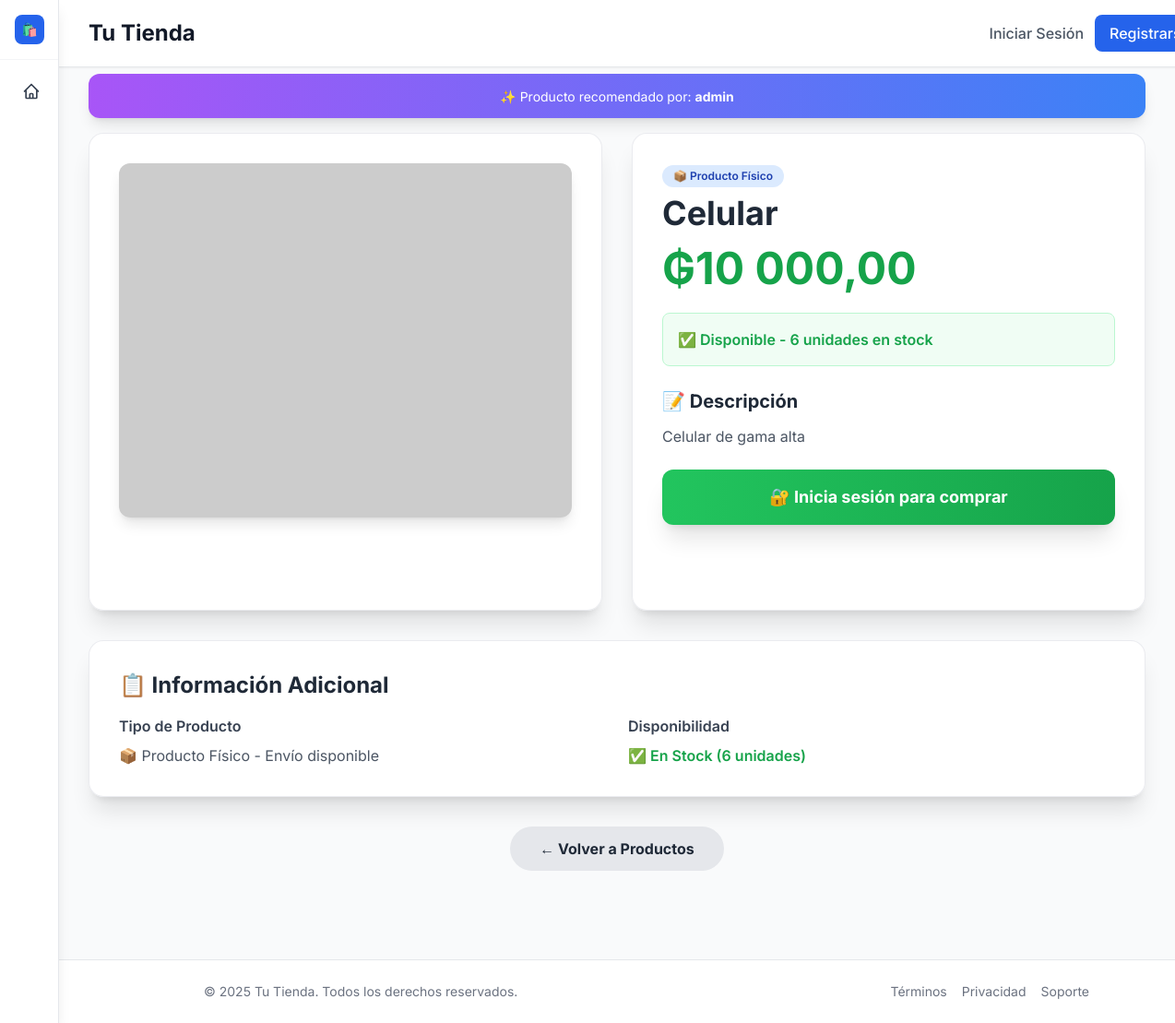
The app's page /productos/detalle/1/?ref=admin with its own data.
### usuarios/models.py (models this page shows, shortened)
class CustomUser(AbstractUser):
    TIPO_USUARIO_CHOICES = (
        ('COMPRADOR', 'Comprador'),
        ('VENDEDOR', 'Vendedor/Afiliado'),
    )
    ORIGEN_REGISTRO_CHOICES = (
        ('DIRECTO', 'Registro directo'),
        ('AFILIADO', 'Vía link de afiliado'),
        ('GOOGLE', 'Google OAuth'),
        ('ADMIN', 'Creado por admin'),
    )
    nombre = models.CharField(max_length=100)
    email = models.EmailField(
        _('correo electrónico'),
        unique=True,
        error_messages={
            'unique': _("Ya existe un usuario con este correo electrónico."),
        }
    )
    tipo_usuario = models.CharField(
        max_length=10,
        choices=TIPO_USUARIO_CHOICES,
        default='COMPRADOR',
        verbose_name='Tipo de Usuario'
    )
    origen_registro = models.CharField(
        max_length=10,
        choices=ORIGEN_REGISTRO_CHOICES,
        default='DIRECTO',
        verbose_name='Origen de Registro'
    )
    referido_por = models.ForeignKey(
        'self',
        on_delete=models.SET_NULL,
        null=True,
        blank=True,
        related_name='usuarios_referidos',
        verbose_name='Referido por'
    )
    fecha_referido = models.DateTimeField(
        null=True,
        blank=True,
        verbose_name='Fecha de Referido',
        help_text='Fecha cuando se registró vía link de afiliado'
    )
    fecha_upgrade_vendedor = models.DateTimeField(
        null=True,
        blank=True,
        verbose_name='Fecha de Upgrade a Vendedor'
    )
    comisiones_ganadas = models.DecimalField(
        max_digits=10,
        decimal_places=2,
        default=0,
        verbose_name='Comisiones Totales Ganadas'
    )
    puede_crear_productos = models.BooleanField(
        default=False,
        verbose_name='Puede Crear Productos'
    )
    tipo_persona = models.CharField(
        max_length=20,
        choices=[('fisica', 'Persona Física'), ('juridica', 'Persona Jurídica')],
        blank=True,
        verbose_name='Tipo de Persona'
    )
    documento_identidad = models.CharField(
        max_length=50,
        blank=True,
        verbose_name='Documento de Identidad'
    )
    pais_residencia = models.CharField(
        max_length=100,
        blank=True,
        verbose_name='País de Residencia'
    )
    telefono = models.CharField(
        max_length=20,
        blank=True,
        verbose_name='Teléfono'
    )
    experiencia_marketing = models.TextField(
        blank=True,
        verbose_name='Experiencia en Marketing',
        help_text='Describe tu experiencia previa en marketing digital o ventas (opcional)'
    )
    biografia_afiliado = models.TextField(
        blank=True,
        verbose_name='Biografía/Presentación',
        help_text='Cuéntanos sobre ti y por qué quieres ser afiliado (opcional)'
    )
    canales_promocion = models.TextField(
        blank=True,
        verbose_name='Canales de Promoción',
        help_text='¿Dónde planeas promocionar? (redes sociales, blog, email, etc.) - opcional'
    )
    areas_interes = models.TextField(
        blank=True,
        verbose_name='Áreas de Interés',
        help_text='¿Qué tipo de productos te interesa promocionar? (opcional)'
    )
    datos_afiliacion_completos = models.BooleanField(
        default=False,
        verbose_name='Datos de Afiliación Completos',
        help_text='Indica si completó los datos mínimos para poder afiliarse a productos'
    )
    fecha_completado_perfil = models.DateTimeField(
        null=True,
        blank=True,
        verbose_name='Fecha Completado Perfil Afiliación'
    )
    groups = models.ManyToManyField(
        'auth.Group',
        related_name='custom_user_groups',
        blank=True,
        verbose_name='groups',
    )
    user_permissions = models.ManyToManyField(
        'auth.Permission',
        related_name='custom_user_permissions',
        blank=True,
        verbose_name='user permissions',
    )
    REQUIRED_FIELDS = ['email', 'nombre']
    saldo_disponible = models.DecimalField(
        max_digits=10,
        decimal_places=2,
        default=0,
        verbose_name="Saldo Disponible para Retiro"
    )
    saldo_retirado = models.DecimalField(
        max_digits=10,
        decimal_places=2,
        default=0,
        verbose_name="Total Retirado"
    )
    retiro_minimo = models.DecimalField(
        max_digits=8,
        decimal_places=2,
        default=50000,
        verbose_name="Retiro Mínimo (Gs)"
    )
    tipo_retiro = models.CharField(
        max_length=20,
        choices=[
            ('banco', 'Transferencia Bancaria'),
            ('tigo_money', 'Tigo Money'),
            ('personal_pay', 'Personal Pay'),
            ('weepay', 'WeePayy'),
        ],
        blank=True,
        verbose_name="Método de Retiro Preferido"
    )
    banco_nombre = models.CharField(max_length=100, blank=True, verbose_name="Nombre del Banco")
    numero_cuenta = models.CharField(max_length=50, blank=True, verbose_name="Número de Cuenta")
    tipo_cuenta = models.CharField(
        max_length=20,
        choices=[
            ('corriente', 'Corriente'),
            ('ahorro', 'Ahorro'),
        ],
        blank=True,
        verbose_name="Tipo de Cuenta"
    )
    titular_cuenta = models.CharField(max_length=100, blank=True, verbose_name="Titular de la Cuenta")
    numero_celular_retiro = models.CharField(max_length=20, blank=True, verbose_name="Celular para Retiro")
    nombre_titular_billetera = models.CharField(max_length=100, blank=True, verbose_name="Nombre del Titular")
    datos_retiro_completos = models.BooleanField(default=False, verbose_name="Datos de Retiro Completos")
    retiros_pendientes = models.BooleanField(default=False, verbose_name="Tiene Retiros Pendientes")
    fecha_ultimo_retiro = models.DateTimeField(blank=True, null=True, verbose_name="Último Retiro")

### productos/models.py (models this page shows, shortened)
class Producto(models.Model):
    TIPO_PRODUCTO_CHOICES = (
        ('FISICO', 'Físico'),
        ('DIGITAL', 'Digital'),
    )
    nombre = models.CharField(max_length=200, verbose_name="Nombre")
    precio = models.DecimalField(max_digits=10, decimal_places=2, verbose_name="Precio")
    descripcion = models.TextField(verbose_name="Descripción")
    imagen = models.ImageField(
        upload_to='productos/',
        verbose_name="Imagen del Producto",
        null=True,
        blank=True,
        help_text="Sube una imagen del producto"
    )
    tipo_producto = models.CharField(
        max_length=7,
        choices=TIPO_PRODUCTO_CHOICES,
        default='FISICO',
        verbose_name="Tipo de Producto"
    )
    stock = models.IntegerField(
        default=0,
        verbose_name="Stock Disponible",
        help_text="Cantidad disponible en inventario. Los productos digitales tienen stock ilimitado"
    )
    vendedor = models.ForeignKey(
        settings.AUTH_USER_MODEL,
        on_delete=models.CASCADE,
        related_name="productos_creados",
        null=True,
        blank=True
    )
    afiliados = models.ManyToManyField(
        settings.AUTH_USER_MODEL,
        related_name='productos_afiliados',
        blank=True,
        verbose_name="Afiliados"
    )
    fecha_creacion = models.DateTimeField(auto_now_add=True, verbose_name="Fecha de Creación")
    fecha_actualizacion = models.DateTimeField(auto_now=True, verbose_name="Última Actualización")
    activo = models.BooleanField(default=True, verbose_name="Producto Activo")
    def tiene_stock(self, cantidad=1):
        if self.tipo_producto == 'DIGITAL':
            return True
        return self.stock >= cantidad
    class Meta:
        verbose_name = "Producto"
        verbose_name_plural = "Productos"
        ordering = ['-fecha_creacion']

### productos/views.py (the view)
# urls.py: path('detalle/<int:producto_id>/', views.detalle_producto, name='detalle_producto'),
def detalle_producto(request, producto_id):
    producto = get_object_or_404(Producto, id=producto_id, activo=True)
    ref_code = request.GET.get('ref', None)
    afiliado_referido = None
    if ref_code:
        try:
            from django.contrib.auth import get_user_model
            User = get_user_model()
            afiliado_referido = User.objects.get(username=ref_code)
            if afiliado_referido not in producto.afiliados.all():
                afiliado_referido = None
        except User.DoesNotExist:
            try:
                afiliado_referido = User.objects.get(id=ref_code)
                if afiliado_referido not in producto.afiliados.all():
                    afiliado_referido = None
            except (User.DoesNotExist, ValueError):
                afiliado_referido = None
    afiliado = False
    if request.user.is_authenticated:
        afiliado = request.user in producto.afiliados.all()
    stock_disponible = producto.tiene_stock()
    context = {
        'producto': producto,
        'afiliado': afiliado,
        'afiliado_referido': afiliado_referido,
        'ref_code': ref_code,
        'stock_disponible': stock_disponible,
        'cantidad_stock': producto.stock if producto.tipo_producto == 'FISICO' else None
    }
    return render(request, "productos/detalle_producto.html", context)

### productos/templates/productos/detalle_producto.html (shortened to what this page needs)
{% extends 'base.html' %}
{% load humanize %}
{% block content %}
    {% if afiliado_referido %}
    <div class="max-w-6xl mx-auto mb-4">
        <div class="bg-gradient-to-r from-purple-500 to-blue-500 text-white px-6 py-3 rounded-xl shadow-lg text-center">
            <span class="text-sm">✨ Producto recomendado por: <span class="font-bold">{{ afiliado_referido.username }}</span></span>
        </div>
    </div>
    {% endif %}
    <div class="max-w-6xl mx-auto">
        <div class="grid grid-cols-1 lg:grid-cols-2 gap-8">
            <div class="glass-card rounded-2xl shadow-xl p-8">
                <img src="{{ producto.imagen.url }}" alt="{{ producto.nombre }}"
                     class="w-full h-96 object-cover rounded-xl shadow-lg"
                     onerror="this.src='https://placehold.co/800x800/667eea/fff?text={{ producto.nombre|slice:':3' }}'">
            </div>
            <div class="glass-card rounded-2xl shadow-xl p-8">
                <div class="mb-2">
                    <span class="inline-block px-3 py-1 text-xs font-semibold rounded-full bg-blue-100 text-blue-800">
                        {% if producto.tipo_producto == 'FISICO' %}📦 Producto Físico{% else %}💻 Producto Digital{% endif %}
                    </span>
                </div>
                <h1 class="text-3xl md:text-4xl font-bold text-gray-800 mb-4">{{ producto.nombre }}</h1>
                <div class="mb-6">
                    <span class="text-5xl font-bold text-green-600">₲{{ producto.precio|intcomma }}</span>
                </div>
                {% if producto.tipo_producto == 'FISICO' %}
                <div class="mb-6 p-4 rounded-lg {% if stock_disponible %}bg-green-50 border border-green-200{% else %}bg-red-50 border border-red-200{% endif %}">
                    {% if stock_disponible %}
                        {% if cantidad_stock <= 5 %}
                            <p class="text-orange-600 font-semibold flex items-center gap-2">
                                ⚠️ ¡Últimas unidades! Solo quedan {{ cantidad_stock }} disponibles
                            </p>
                        {% else %}
                            <p class="text-green-600 font-semibold flex items-center gap-2">
                                ✅ Disponible - {{ cantidad_stock }} unidades en stock
                            </p>
                        {% endif %}
                    {% else %}
                        <p class="text-red-600 font-semibold flex items-center gap-2">
                            ❌ Sin stock disponible
                        </p>
                    {% endif %}
                </div>
                {% else %}
                <div class="mb-6 p-4 rounded-lg bg-blue-50 border border-blue-200">
                    <p class="text-blue-600 font-semibold flex items-center gap-2">
                        ♾️ Producto digital - Disponibilidad ilimitada
                    </p>
                </div>
                {% endif %}
                <div class="mb-6">
                    <h3 class="text-xl font-bold text-gray-800 mb-3">📝 Descripción</h3>
                    <p class="text-gray-600 whitespace-pre-line">{{ producto.descripcion }}</p>
                </div>
                <div class="space-y-3">
                    {% if request.user.is_authenticated %}
                        {% if stock_disponible %}
                        <form method="post" action="{% url 'productos:agregar_al_carrito' producto.id %}">
                            {% csrf_token %}
                            <input type="hidden" name="cantidad" value="1">
                            {% if ref_code %}<input type="hidden" name="ref_code" value="{{ ref_code }}">{% endif %}
                            <button type="submit"
                                    class="w-full bg-gradient-to-r from-green-500 to-green-600 hover:from-green-600 hover:to-green-700 text-white font-bold py-4 px-8 rounded-xl text-center text-lg shadow-xl flex items-center justify-center gap-3 transition duration-300 transform hover:scale-105">
                                💳 Comprar Ahora
                            </button>
                        </form>
                        {% else %}
                        <button disabled
                                class="w-full bg-gray-400 text-gray-200 font-bold py-4 px-8 rounded-xl text-center text-lg shadow-xl flex items-center justify-center gap-3 cursor-not-allowed">
                            ❌ Sin Stock Disponible
                        </button>
                        {% endif %}
                    {% else %}
                        <a href="{% url 'usuarios:login' %}?next={{ request.path }}"
                           class="w-full bg-gradient-to-r from-green-500 to-green-600 hover:from-green-600 hover:to-green-700 text-white font-bold py-4 px-8 rounded-xl text-center text-lg shadow-xl flex items-center justify-center gap-3 transition duration-300 transform hover:scale-105">
                            🔐 Inicia sesión para comprar
                        </a>
                    {% endif %}
                    <a href="https://wa.me/595981234567?text=Hola! Estoy interesado en {{ producto.nombre }}{% if ref_code %} (ref: {{ ref_code }}){% endif %}"
                       target="_blank"
                       class="whatsapp-btn w-full text-white font-bold py-3 px-8 rounded-xl text-center flex items-center justify-center gap-3">
                    </a>
                </div>
            </div>
        </div>
        <div class="glass-card rounded-2xl shadow-xl p-8 mt-8">
            <h3 class="text-2xl font-bold text-gray-800 mb-4">📋 Información Adicional</h3>
            <div class="grid grid-cols-1 md:grid-cols-2 gap-6">
                <div>
                    <h4 class="font-semibold text-gray-700 mb-2">Tipo de Producto</h4>
                    <p class="text-gray-600">
                        {% if producto.tipo_producto == 'FISICO' %}
                        📦 Producto Físico - Envío disponible
                        {% else %}
                        💻 Producto Digital - Entrega instantánea
                        {% endif %}
                    </p>
                </div>
                <div>
                    <h4 class="font-semibold text-gray-700 mb-2">Disponibilidad</h4>
                    {% if stock_disponible %}
                        {% if producto.tipo_producto == 'FISICO' %}
                            {% if cantidad_stock <= 5 %}
                            <p class="text-orange-600 font-semibold">⚠️ Últimas {{ cantidad_stock }} unidades</p>
                            {% else %}
                            <p class="text-green-600 font-semibold">✅ En Stock ({{ cantidad_stock }} unidades)</p>
                            {% endif %}
                        {% else %}
                        <p class="text-blue-600 font-semibold">♾️ Siempre disponible</p>
                        {% endif %}
                    {% else %}
                    <p class="text-red-600 font-semibold">❌ Sin stock</p>
                    {% endif %}
                </div>
            </div>
        </div>
        <div class="mt-8 text-center">
            <a href="{% url 'productos:home' %}" class="inline-block bg-gray-200 hover:bg-gray-300 text-gray-800 font-bold py-3 px-8 rounded-full transition duration-300">
                ← Volver a Productos
            </a>
        </div>
    </div>
{% endblock %}

### records on screen
CustomUser: username "admin"
Producto: nombre "Celular", precio "10 000,00", descripcion "Celular de gama alta"

### other values on screen
{{ cantidad_stock }} "6"
